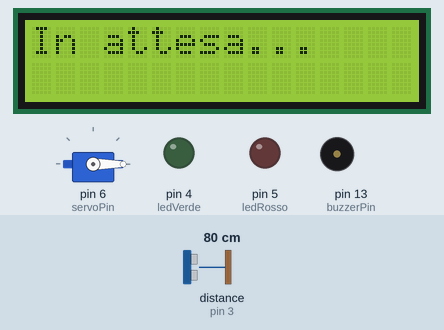
Recording of a sketch running on a simulated Arduino Uno, built with avr-gcc and run on an emulated ATmega328P. Parts: servo, 16×2 character LCD, output pins drawn as LEDs (lit = HIGH), buzzer (waves = sounding). Wiring (inferred from the names in the program): ultrasonic range finder: trigger pin 2; echo pin 3. Inputs (shaded band) come from the test bench; at power-on: distance to the obstacle (sensor on pin 3) 80 cm. The echo pulse lasts 58.3 µs per cm; pins used as bus, display or sensor lines are not drawn; what the sketch prints to the serial monitor is not drawn.

Above: at 2.2 s.
2.3 s: distance to the obstacle (sensor on pin 3) set to 13 cm
3.8 s: distance to the obstacle (sensor on pin 3) set to 10 cm
At 4.2 s:
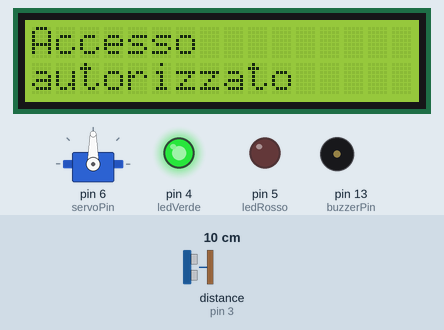
5.4 s: distance to the obstacle (sensor on pin 3) set to 2 cm
At 6.0 s:
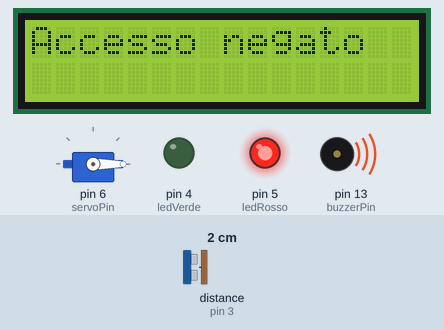
7.0 s: distance to the obstacle (sensor on pin 3) set to 4 cm
At 7.7 s:
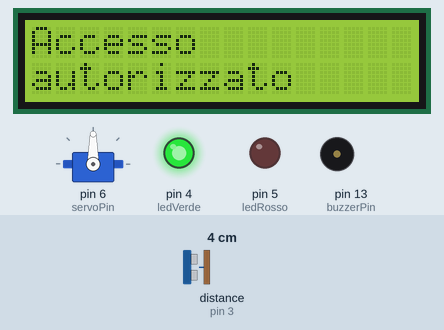
8.6 s: distance to the obstacle (sensor on pin 3) set to 35 cm
At 9.4 s:
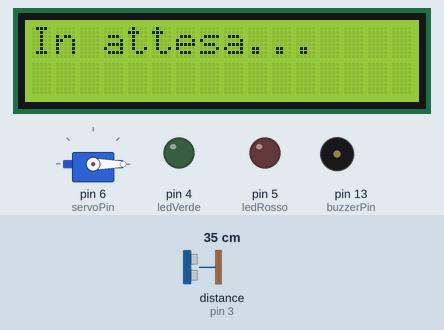
Timing chart, 0 to 11.2 s (numbered marks = the images above; inputs shaded):
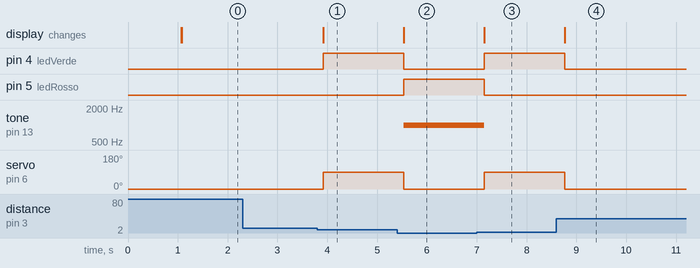

Measured:
- the behaviour switches between 12 and 11 cm on distance to the obstacle (sensor on pin 3) (found by bisection; images 0 and 1)
- after the input at 2.3 s, every drawn part: stays the same
- after the input at 3.8 s, pin 4 (ledVerde): LOW → HIGH after 0.12 s; servo on pin 6 (servoPin): 0° → 90° after 0.12 s; the display: changes after 0.12 s (image 1)
- after the input at 5.4 s, pin 4 (ledVerde): HIGH → LOW after 0.14 s; pin 5 (ledRosso): LOW → HIGH after 0.14 s; tone on pin 13 (buzzerPin): silent → 1000 Hz after 0.14 s; servo on pin 6 (servoPin): 90° → 0° after 0.14 s; the display: changes after 0.14 s (image 2)
- after the input at 7.0 s, pin 4 (ledVerde): LOW → HIGH after 0.15 s; pin 5 (ledRosso): HIGH → LOW after 0.15 s; tone on pin 13 (buzzerPin): 1000 Hz → silent after 0.15 s; servo on pin 6 (servoPin): 0° → 90° after 0.15 s; the display: changes after 0.15 s (image 3)
- after the input at 8.6 s, pin 4 (ledVerde): HIGH → LOW after 0.16 s; servo on pin 6 (servoPin): 90° → 0° after 0.16 s; the display: changes after 0.16 s (image 4)

The sketch:

controllo_accessi.ino
```cpp
/*
  Sistema di controllo accessi con sensore ad ultrasuoni
  - Distanza tra 2 e 10 cm  -> Accesso autorizzato (LED verde, servo a 90°)
  - Distanza inferiore a 2 cm -> Accesso negato (LED rosso, buzzer, servo fermo)
  - Distanza oltre 10 cm -> Stato di riposo (tutto spento, servo a 0°)

  Elegoo Super Starter Kit - Arduino UNO
  NB: buzzer PASSIVO -> serve tone()/noTone(), non digitalWrite()
*/

#include <LiquidCrystal.h>
#include <Servo.h>

// --- Pin sensore ultrasuoni ---
const int trigPin = 2;
const int echoPin = 3;

// --- Pin LED ---
const int ledVerde = 4;
const int ledRosso = 5;

// --- Pin servo ---
const int servoPin = 6;
Servo mioServo;

// --- Pin LCD (RS, E, D4, D5, D6, D7) ---
LiquidCrystal lcd(7, 8, 9, 10, 11, 12);

// --- Pin buzzer passivo ---
const int buzzerPin = 13;
const int buzzerFrequenza = 1000; // Hz, tono dell'allarme

// Variabile per ricordare lo stato precedente (evita di riscrivere l'LCD ogni ciclo)
int statoPrecedente = -1; // -1 = nessuno, 0 = riposo, 1 = autorizzato, 2 = negato

void setup() {
  pinMode(trigPin, OUTPUT);
  pinMode(echoPin, INPUT);
  pinMode(ledVerde, OUTPUT);
  pinMode(ledRosso, OUTPUT);
  pinMode(buzzerPin, OUTPUT); // tone() lo gestisce comunque, ma non fa male

  mioServo.attach(servoPin);
  mioServo.write(0); // posizione di riposo

  lcd.begin(16, 2);
  lcd.print("Sistema pronto");

  Serial.begin(9600);
  delay(1000);
  lcd.clear();
}

long leggiDistanza() {
  // Invia impulso di trigger
  digitalWrite(trigPin, LOW);
  delayMicroseconds(2);
  digitalWrite(trigPin, HIGH);
  delayMicroseconds(10);
  digitalWrite(trigPin, LOW);

  // Legge il tempo di ritorno dell'eco
  long durata = pulseIn(echoPin, HIGH, 30000); // timeout 30ms per evitare blocchi

  // Calcola la distanza in cm (velocità del suono 0.034 cm/us, andata e ritorno /2)
  long distanza = durata * 0.034 / 2;

  return distanza;
}

void loop() {
  long distanza = leggiDistanza();

  Serial.print("Distanza: ");
  Serial.print(distanza);
  Serial.println(" cm");

  if (distanza > 0 && distanza < 2) {
    // --- ACCESSO NEGATO ---
    if (statoPrecedente != 2) {
      lcd.clear();
      lcd.setCursor(0, 0);
      lcd.print("Accesso negato");
      statoPrecedente = 2;
    }
    digitalWrite(ledRosso, HIGH);
    digitalWrite(ledVerde, LOW);
    tone(buzzerPin, buzzerFrequenza); // avvia il tono del buzzer passivo
    mioServo.write(0); // il servo resta fermo/chiuso

  } else if (distanza >= 2 && distanza <= 10) {
    // --- ACCESSO AUTORIZZATO ---
    if (statoPrecedente != 1) {
      lcd.clear();
      lcd.setCursor(0, 0);
      lcd.print("Accesso");
      lcd.setCursor(0, 1);
      lcd.print("autorizzato");
      statoPrecedente = 1;
    }
    digitalWrite(ledVerde, HIGH);
    digitalWrite(ledRosso, LOW);
    noTone(buzzerPin); // spegne il tono del buzzer passivo
    mioServo.write(90); // apre di 90 gradi

  } else {
    // --- NESSUN OGGETTO RILEVATO / FUORI RANGE ---
    if (statoPrecedente != 0) {
      lcd.clear();
      lcd.setCursor(0, 0);
      lcd.print("In attesa...");
      statoPrecedente = 0;
    }
    digitalWrite(ledVerde, LOW);
    digitalWrite(ledRosso, LOW);
    noTone(buzzerPin); // spegne il tono del buzzer passivo
    mioServo.write(0);
  }

  delay(200); // piccola pausa per stabilizzare le letture
}
```
